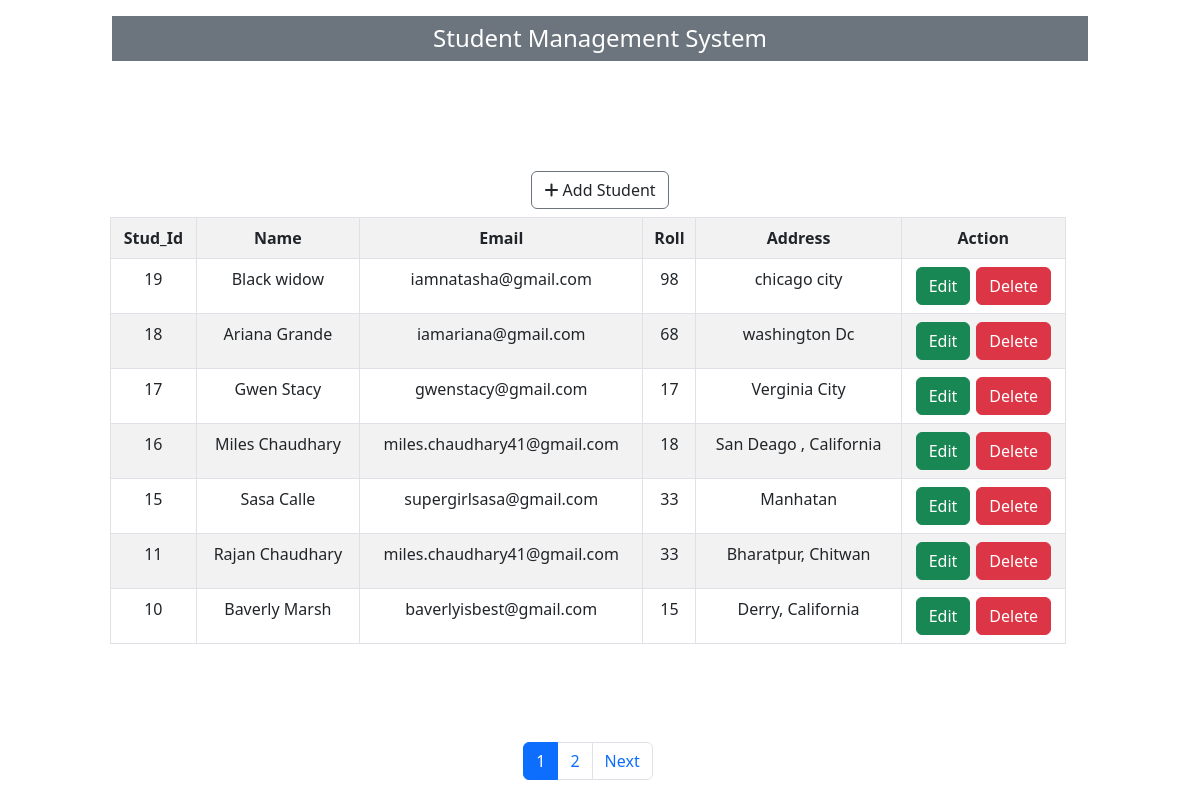
The page / on the database its author committed.
### core/models.py (models this page shows, shortened)
class Student(models.Model):
    name = models.CharField(max_length=50)
    email = models.EmailField(max_length=100)
    roll = models.IntegerField()
    address = models.CharField(max_length=100)
    date_created = models.DateTimeField(auto_now_add=True)

### core/views.py (the view)
# urls.py: path('', views.student_view, name="create-student"),
def student_view(request):
    if request.method == "POST":
        fm = StudentCreationForm(request.POST)
        if fm.is_valid():
            fm.save()
            messages.success(request, 'Student Created Successfully!')
            return redirect('create-student')
        else:
            messages.error(request, 'Error Creating Student!')
    else:
        fm = StudentCreationForm()
        all_stud = Student.objects.all().order_by('-date_created')
        paginator = Paginator(all_stud, 7)
        page_number = request.GET.get('page')
        page_obj = paginator.get_page(page_number)
    context = {'form':fm, 'student':page_obj}
    return render(request, "core/index.html", context)

### core/forms.py
class StudentCreationForm(forms.ModelForm):
    class Meta:
        model = Student
        fields = ('name', 'email', 'roll', 'address')
    name = forms.CharField(label='Name', widget=forms.TextInput(attrs={
        'class':'form-control', 'placeholder':'Enter Name*',
    }))
    email = forms.EmailField(label='Email', widget=forms.EmailInput(attrs={
        'class':'form-control', 'placeholder':'Enter Email Id*',
    }))
    roll = forms.IntegerField(label='Roll', widget=forms.NumberInput(attrs={
        'class':'form-control', 'placeholder':'Enter Roll*',
    }))
    address = forms.CharField(label='Address', widget=forms.TextInput(attrs={
        'class':'form-control', 'placeholder':'Enter Address*',
    }))

### core/templates/core/index.html (shortened to what this page needs)
{% extends 'core/base.html' %}
{% block content %}
<div class="container-fluid">
    <div class="row my-3">
        <div class="col-12 col-md-10 offset-md-1">
            <h4 class="text-center p-2 fs-4 fw-400 bg-secondary text-white ">Student Management System</h4>
        </div>
    </div>
    <div class="row">
        <div class="col-10 offset-1 col-md-8 offset-md-2" style="height:70px;">
        </div>
    </div>
    <div class="row mt-3 ">
        <div class="col-12  col-md-2 offset-md-5 d-flex justify-content-center ">
            <button type="button" class="btn btn-outline-secondary  text-dark" data-bs-toggle="modal" data-bs-target="#exampleModal">
                <i class="fa-solid fa-plus"></i> Add Student
            </button>
    </div>
    <div class="row mt-2 ">
        <div class="col-12  col-md-10 offset-md-1">
            <table class="table table-striped table-bordered p-2">
                <tr>
                    <th class="text-center">Stud_Id</th>
                    <th class="text-center">Name</th>
                    <th class="text-center">Email</th>
                    <th class="text-center">Roll</th>
                    <th class="text-center">Address</th>
                    <th class="text-center">Action</th>
                </tr>
                {% for stud in student  %}
                    <tr>
                        <td class="text-center">{{stud.id}}</td>
                        <td class="text-center">{{stud.name}}</td>
                        <td class="text-center">{{stud.email}}</td>
                        <td class="text-center">{{stud.roll}}</td>
                        <td class="text-center">{{stud.address}}</td>
                        <td class="text-center">
                            <div class="d-flex justify-content-evenly">
                                <a href="{% url 'update-student' stud.id %}" class="btn btn-success">Edit</a>
                                <form action="{% url 'delete-student' stud.id %}" method="post">
                                    <input type="submit" value="Delete" class="btn btn-danger">
                                </form>
                            </div>
                        </td>
                    </tr>
                {% endfor %}
              </table>
        </div>
    </div>
    <div class="row mb-1 fixed-bottom">
        <div class="col-12 col-md-10 offset-md-1">
            <nav aria-label="Page navigation">
                <ul class="pagination justify-content-center">
                    {% for num in student.paginator.page_range %}
                        {% if student.number == num %}
                            <li class="page-item active" aria-current="page">
                                <a class="page-link" href="?page={{ num }}">{{ num }}</a>
                            </li>
                        {% else %}
                            <li class="page-item">
                                <a class="page-link" href="?page={{ num }}">{{ num }}</a>
                            </li>
                        {% endif %}
                    {% endfor %}
                    {% if student.has_next %}
                        <li class="page-item">
                            <a class="page-link" href="?page={{ student.next_page_number }}">Next</a>
                        </li>
                    {% endif %}
                </ul>
              </nav>
        </div>
    </div>
</div>
{% endblock content %}

### core/templates/core/base.html (shortened to what this page needs)
<!DOCTYPE html>
<html lang="en">
<head>
    <link rel="stylesheet" href="https://cdnjs.cloudflare.com/ajax/libs/font-awesome/6.4.0/css/all.min.css" />
    <link href="https://cdn.jsdelivr.net/npm/bootstrap@5.2.3/dist/css/bootstrap.min.css" rel="stylesheet">
</head>
<body>
    {% block content %}
    {% endblock content %}
</body>
</html>

### rows shown on the page
Student: id "19", name "Black widow", email "iamnatasha@gmail.com", roll "98", address "chicago city"
Student: id "18", name "Ariana Grande", email "iamariana@gmail.com", roll "68", address "washington Dc"
Student: id "17", name "Gwen Stacy", email "gwenstacy@gmail.com", roll "17", address "Verginia City"
Student: id "16", name "Miles Chaudhary", email "miles.chaudhary41@gmail.com", roll "18", address "San Deago , California"
Student: id "15", name "Sasa Calle", email "supergirlsasa@gmail.com", roll "33", address "Manhatan"
Student: id "11", name "Rajan Chaudhary", email "miles.chaudhary41@gmail.com", roll "33", address "Bharatpur, Chitwan"
Student: id "10", name "Baverly Marsh", email "baverlyisbest@gmail.com", roll "15", address "Derry, California"

### other values the page prints
{{ num }} "1"
{{ num }} "2"
